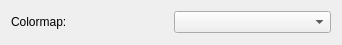
<?xml version="1.0" encoding="UTF-8"?>
<ui version="4.0">
 <class>Form</class>
 <widget class="QWidget" name="Form">
  <property name="geometry">
   <rect>
    <x>0</x>
    <y>0</y>
    <width>342</width>
    <height>45</height>
   </rect>
  </property>
  <property name="windowTitle">
   <string>Form</string>
  </property>
  <layout class="QGridLayout" name="gridLayout">
   <item row="0" column="1">
    <widget class="ColormapNameComboBox" name="_colormap"/>
   </item>
   <item row="0" column="0">
    <widget class="QLabel" name="_colormapLabel">
     <property name="text">
      <string>Colormap:</string>
     </property>
    </widget>
   </item>
  </layout>
 </widget>
 <customwidgets>
  <customwidget>
   <class>ColormapNameComboBox</class>
   <extends>QComboBox</extends>
   <header>silx.gui.widgets.ColormapNameComboBox</header>
  </customwidget>
 </customwidgets>
 <resources/>
 <connections/>
</ui>
